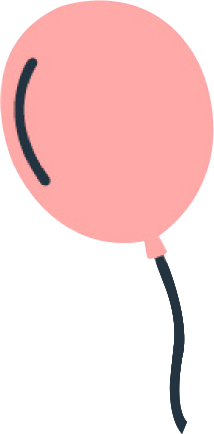
#> input picture Images/balloon1.png, 214 x 434 px, found by its file name
$ python recolor2.py
#> lines starting #> are read from the running program, lines starting #| are printed output that depends on the picture
#!/usr/bin/env python3
from pathlib import Path
from PIL import Image
import colorsys

ROOT = Path(__file__).parent / "images"


def rgb_hsv(r, g, b):
    return colorsys.rgb_to_hsv(r / 255.0, g / 255.0, b / 255.0)


def to_ice(r, g, b, a, sat=0.38, val=None):
    h, s, v = rgb_hsv(r, g, b)
    nv = val if val is not None else min(1.0, max(v, 0.72))
    nr, ng, nb = colorsys.hsv_to_rgb(0.57, sat, nv)
    return int(nr * 255), int(ng * 255), int(nb * 255), a


def is_warm(h, s, v):
    if v < 0.12:
        return False
    return (h <= 0.12 or h >= 0.82) and s >= 0.06


def clean_balloon(path):
    img = Image.open(path).convert("RGBA")
#> img is the input picture: PIL image 214x434 RGBA; mean R, G, B, A 210, 170.3, 171.6, 118
    px = img.load()
    w, h = img.size
#> w = 214; h = 434
    for y in range(h):
        for x in range(w):
            r, g, b, a = px[x, y]
            if a < 8:
                continue
            hv, s, v = rgb_hsv(r, g, b)
            # pale pink / cream tile -> transparent
            if s < 0.22 and v > 0.88 and r > 220 and g > 200:
                px[x, y] = (0, 0, 0, 0)
                continue
            if is_warm(hv, s, v):
                px[x, y] = to_ice(r, g, b, a, sat=min(0.42, s * 0.8), val=min(1.0, v * 1.02))
    img.save(path)
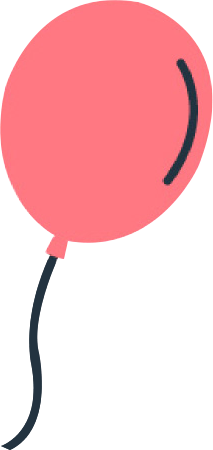
#> input picture Images/balloon2.png, 213 x 450 px, found by its file name
#> in clean_balloon, img is the input picture: PIL image 213x450 RGBA; mean R, G, B, A 214.8, 156.1, 161.9, 113.3
    print("cleaned", path.name)


def clean_decorate(path):
    img = Image.open(path).convert("RGBA")
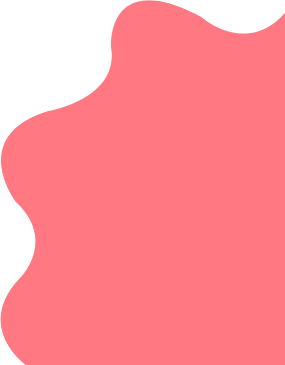
#> input picture Images/decorate.png, 285 x 365 px, found by its file name
#> img is the input picture: PIL image 285x365 RGBA; mean R, G, B, A 255, 123.8, 133.4, 210.2
    px = img.load()
    w, h = img.size
    for y in range(h):
        for x in range(w):
            r, g, b, a = px[x, y]
            if a < 8:
                continue
            hv, s, v = rgb_hsv(r, g, b)
            if is_warm(hv, s, v) or (r > g + 20 and r > b + 10 and v > 0.4):
                # outer wave a bit deeper blue, inner fill lighter
                if r > 220 and g < 180:
                    px[x, y] = to_ice(r, g, b, a, sat=0.28, val=0.93)
                else:
                    px[x, y] = to_ice(r, g, b, a, sat=0.45, val=0.82)
    img.save(path)
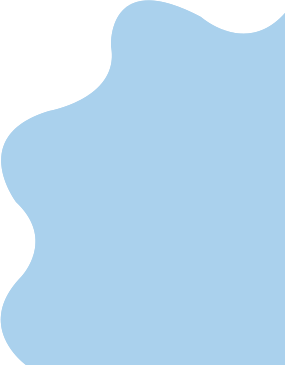
#> saved as decorate.png: PIL image 285x365 RGBA; mean R, G, B, A 184.7, 197.2, 221.7, 210.2; transparent parts drawn white
    print("cleaned", path.name)


def clean_hearts(path):
    img = Image.open(path).convert("RGBA")
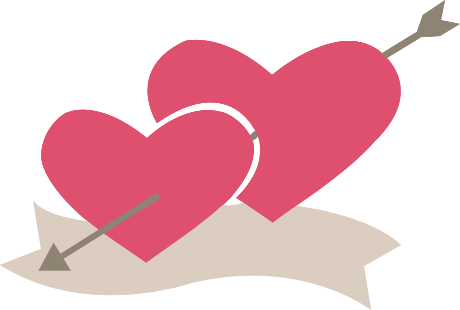
#> input picture Images/heart_letter.png, 460 x 310 px, found by its file name
#> img is the input picture: PIL image 460x310 RGBA; mean R, G, B, A 223.6, 143.6, 152.8, 125.5
    px = img.load()
    w, h = img.size
    for y in range(h):
        for x in range(w):
            r, g, b, a = px[x, y]
            if a < 8:
                continue
            hv, s, v = rgb_hsv(r, g, b)
            if is_warm(hv, s, v) or (r > 160 and r > g + 15 and r > b):
                px[x, y] = to_ice(r, g, b, a, sat=0.40, val=min(0.95, max(v, 0.7)))
    img.save(path)
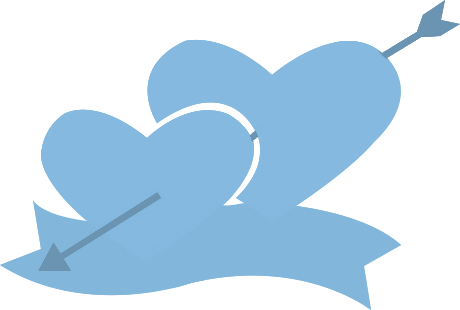
#> saved as heart_letter.png: PIL image 460x310 RGBA; mean R, G, B, A 180, 174.5, 194.8, 125.5; transparent parts drawn white
    print("cleaned", path.name)


def clean_flag(path):
    img = Image.open(path).convert("RGBA")
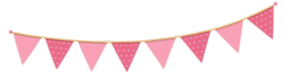
#> input picture Images/1.png, 286 x 73 px, found by its file name
#> img is the input picture: PIL image 286x73 RGBA; mean R, G, B, A 240.6, 216.6, 219.8, 48.3
    px = img.load()
    w, h = img.size
    for y in range(h):
        for x in range(w):
            r, g, b, a = px[x, y]
            if a < 8:
                continue
            hv, s, v = rgb_hsv(r, g, b)
            if is_warm(hv, s, v):
                px[x, y] = to_ice(r, g, b, a, sat=0.32, val=0.90)
    img.save(path)
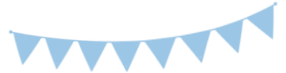
#> saved as 1.png: PIL image 286x73 RGBA; mean R, G, B, A 223.1, 230.4, 238, 48.3; transparent parts drawn white
    print("cleaned", path.name)


if __name__ == "__main__":
    clean_balloon(ROOT / "balloon1.png")
    clean_balloon(ROOT / "balloon2.png")
    clean_decorate(ROOT / "decorate.png")
    clean_hearts(ROOT / "heart_letter.png")
    clean_flag(ROOT / "1.png")
